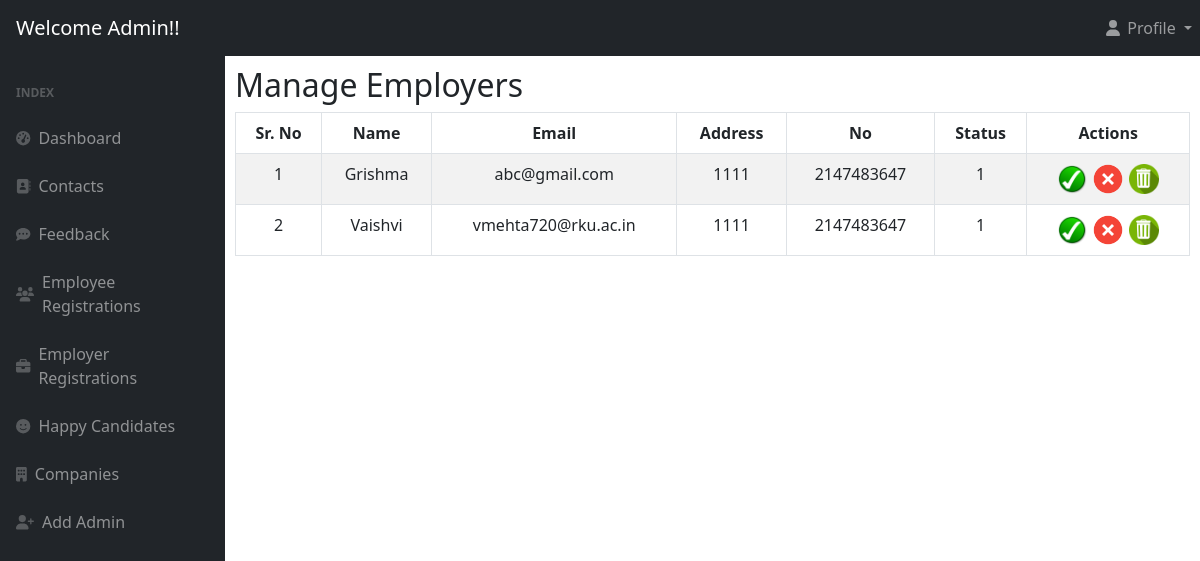
/admin/Employers.php (signed in), run on the app's committed database.
### tables this page shows
CREATE TABLE `tbl_registration_employers` (
  `id` int(11) NOT NULL,
  `name` varchar(80) NOT NULL,
  `email` varchar(80) NOT NULL,
  `password` int(10) NOT NULL,
  `phone` int(11) NOT NULL,
  `Company` varchar(80) NOT NULL,
  `status` int(11) NOT NULL
);

### admin/Employers.php (the view, shortened to what this page needs)
<?php
include("header.php");
	include("connect.php");
?>
	<body style="padding:10px;">
	<div class="row">
	<div class="box col-md-12">
    <div class="box-inner">
    <div class="box-header well" data-original-title="">
        <a><h2><i class="glyphicon glyphicon-wrench"></i> Manage Employers</h2></a>
    </div>
    <div class="box-content">
    <div style="overflow:auto">
	<table class="table table-striped table-bordered bootstrap-datatable" style="background-color: #fff">
    <thead>
    <tr>
	   <th class="text-center">Sr. No</th>
		<th class="text-center" nowrap> Name </th>
		<th class="text-center" nowrap> Email </th>
		<th class="text-center" nowrap>Address</th>
		<th class="text-center" nowrap>No</th>
		<th class="text-center" nowrap>Status</th>
		<th class="text-center" nowrap>Actions</th>
    </tr>
    </thead>
    <tbody>
	<?php
	$sel="select * from tbl_registration_employers";
		$q=mysqli_query($connection,$sel);
	while($r=mysqli_fetch_array($q))
	{
		?>
    <tr>
	   <td class="text-center"><?php echo $r['id'];?></td>
	  <td class="text-center"><?php echo $r['name'];?></td>
	  	  <td class="text-center"><?php echo $r['email'];?></td>
		  	  <td class="text-center"><?php echo $r['password'];?></td>
			   <td class="text-center"><?php echo $r['phone'];?></td>
			  	  <td class="text-center"><?php echo $r['status'];?></td>
				    <td class="text-center" >
<a href="app_users1.php?approve=<?php echo $r['id'];?>"  class="btn_approve"> <img src="img/approve.png" height="30px" width="30px" data-toggle="tooltip" title="Approve"></a>
<a href="rej_users1.php?reject=<?php echo $r['id'];?>" class="btn_reject">
<img src="img/cancel.png" height="34px" width="34px" data-toggle="tooltip" title="Reject"></a>
<a href="del_users1.php?delete=<?php echo $r['id'];?>" class="btn_delete">
<img src="img/delete.png" height="30px" width="30px" data-toggle="tooltip" title="Delete"></a>
	</td>
    </tr>
	<?php
	}
       ?>
    </tbody>
    </table>

### data on the page
tbl_registration_employers: id "1", name "Grishma", email "abc@gmail.com", password "1111", phone "2147483647", status "1"
tbl_registration_employers: id "2", name "Vaishvi", email "vmehta720@rku.ac.in", password "1111", phone "2147483647", status "1"
